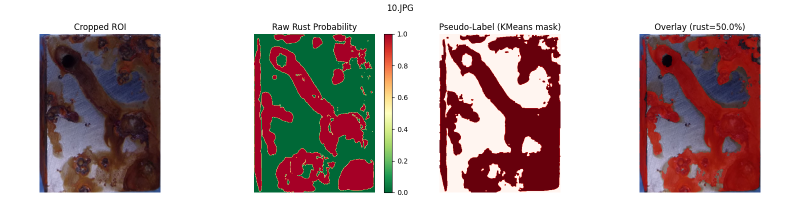
#> input picture calibration_data/10_calibration_data.png, 1600 x 400 px (shown at 1/2 size); its folder holds only this picture in this run
$ python -i segmentation_AllBatch.py   (imports and definitions only)
#> lines starting #> are read from the running program, lines starting #| are printed output that depends on the picture; after the words box and inside, x2 and y2 are one past the last pixel; in counts of white or black regions, pixels touching at a corner belong together
#> in process_image, img is the input picture: shape (400, 1600, 3); mean B, G, R 163.3, 163.7, 183.5
import cv2
import numpy as np
import os
import matplotlib.pyplot as plt
from pathlib import Path

# folder with the images to analyse
input_dir = Path(r"data/raw/Stahl - Cropped/APZ10/(2013) 5082/336 Hrs")
output_dir = Path("result")
# [1 line not run here, left out]

# HSV ranges roughly matching rust colours
low1, high1 = np.array([0, 50, 50]), np.array([20, 255, 255])
low2, high2 = np.array([10, 100, 100]), np.array([30, 255, 255])
kernel = np.ones((5, 5), np.uint8)

def rust_mask(img):
    hsv = cv2.cvtColor(img, cv2.COLOR_BGR2HSV)
#> hsv: shape (400, 1600, 3); mean H, S, V 46.2, 81.1, 192.7
    m1 = cv2.inRange(hsv, low1, high1)
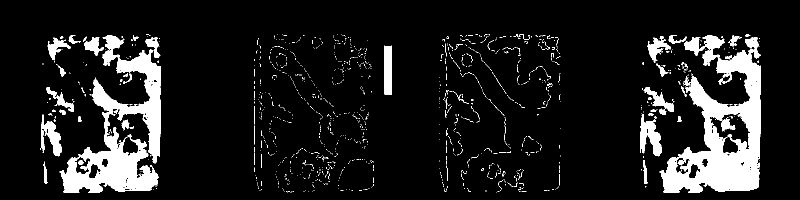
#> m1: shape (400, 1600) (shown at 1/2 size); 10.8% white; 1392 white regions (1334 under 20 px), largest, box (x1, y1, x2, y2) and area: (1319, 70, 1521, 385) 28553, (119, 70, 321, 385) 23587, (1281, 228, 1324, 313) 1917
    m2 = cv2.inRange(hsv, low2, high2)
#> m2: shape (400, 1600); 0.73% white; 582 white regions (570 under 20 px), largest, box (x1, y1, x2, y2) and area: (128, 317, 204, 385) 1739, (769, 142, 784, 205) 932, (96, 260, 122, 305) 511
    mask = cv2.bitwise_or(m1, m2)
    mask = cv2.morphologyEx(mask, cv2.MORPH_CLOSE, kernel)
#> mask: shape (400, 1600); 12.1% white; 787 white regions (691 under 20 px), largest, box (x1, y1, x2, y2) and area: (1319, 69, 1521, 385) 31387, (119, 70, 321, 385) 26198, (1281, 223, 1324, 313) 2081
    mask = cv2.morphologyEx(mask, cv2.MORPH_OPEN, kernel)
#> mask: shape (400, 1600); 10.8% white; 53 white regions, largest, box (x1, y1, x2, y2) and area: (1322, 75, 1521, 385) 28301, (122, 104, 321, 385) 23674, (1369, 71, 1449, 131) 2240
    return mask

def shrink(img, scale=0.55):
    h, w = img.shape[:2]
    return cv2.resize(img, (int(w * scale), int(h * scale)))

def caption(img, text):
    out = img.copy()
    cv2.rectangle(out, (5, 5), (260, 45), (0, 0, 0), -1)
    cv2.putText(out, text, (10, 33), cv2.FONT_HERSHEY_SIMPLEX,
                0.8, (255, 255, 255), 2, cv2.LINE_AA)
    return out

def process_image(img_path):
    name = Path(img_path).stem
    img = cv2.imread(str(img_path))
    if img is None:
        print(f"Skipping unreadable file: {img_path}")
        return

    original = img.copy()
    mask = rust_mask(img)
    corrosion = cv2.bitwise_and(img, img, mask=mask)
    highlight = original.copy()
    highlight[mask > 0] = [0, 0, 255]
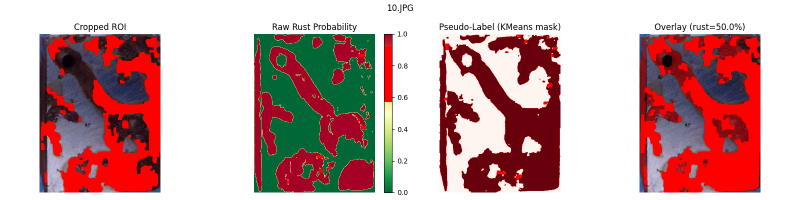
#> highlight: shape (400, 1600, 3) (shown at 1/2 size); 10.79% of pixels changed, all inside (x1, y1, x2, y2) = (82, 69, 1521, 385)

    # prepare smaller views for summary grid
    hsv_vis = cv2.cvtColor(cv2.cvtColor(img, cv2.COLOR_BGR2HSV), cv2.COLOR_HSV2BGR)
    mask_col = cv2.cvtColor(mask, cv2.COLOR_GRAY2BGR)

    img1 = caption(shrink(original), "Original")
    img2 = caption(shrink(hsv_vis), "HSV View")
    img3 = caption(shrink(mask_col), "Rust Mask")
    img4 = caption(shrink(corrosion), "Detected")
    img5 = caption(shrink(highlight), "Highlighted")
#> in caption (call 5), `cv2.putText(out, text, (10, 33), cv2.FONT_HERSHEY_SIMPLEX, 0.8, (255, ..`:
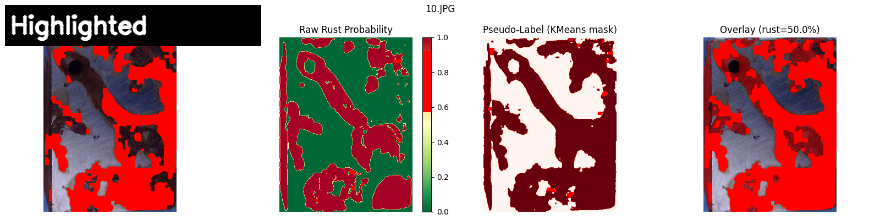
#> out: shape (220, 880, 3); mean of channels 0, 1, 2 148.9, 148.5, 187.3; drawn as B, G, R

    total = mask.size
#> total = 640000
    rust_pixels = cv2.countNonZero(mask)
#> rust_pixels = 69055
    ratio = (rust_pixels / total) * 100
#> ratio = 10.79

    blank = np.zeros_like(img1)
    lines = [
        "Corrosion Summary",
        f"Total Pixels: {total:,}",
        f"Rust Pixels: {rust_pixels:,}",
        f"Rust %: {ratio:.2f}%"
    ]
#> lines = ['Corrosion Summary', 'Total Pixels: 640,000', 'Rust Pixels: 69,055', 'Rust %: 10.79%']
    for i, line in enumerate(lines):
        y = 70 + i * 45
        color = (0, 255, 255) if i == 0 else (255, 255, 255)
        cv2.putText(blank, line, (20, y), cv2.FONT_HERSHEY_SIMPLEX,
                    0.9, color, 2, cv2.LINE_AA)
#> this loop made 4 passes
#> (line, y, color) on passes 1 to 4: ('Corrosion Summary', 70, (0, 255, 255)), ('Total Pixels: 640,000', 115, (255, 255, 255)), ('Rust Pixels: 69,055', 160, (255, 255, 255)), ('Rust %: 10.79%', 205, (255, 255, 255))
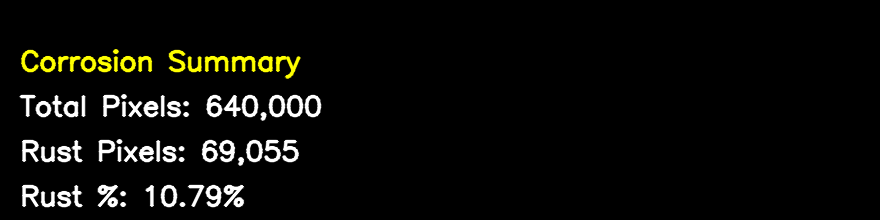
#> blank: shape (220, 880, 3); mean of channels 0, 1, 2 8.7, 11.6, 11.6; drawn as B, G, R

    # combine into grid
    row1 = cv2.hconcat([img1, img2, img3])
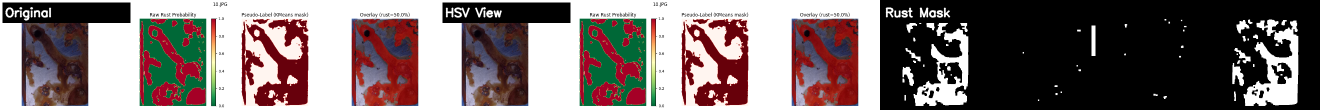
#> row1: shape (220, 2640, 3) (shown at 1/2 size); mean of channels 0, 1, 2 110.6, 111, 124.1; drawn as B, G, R
    row2 = cv2.hconcat([img4, img5, blank])
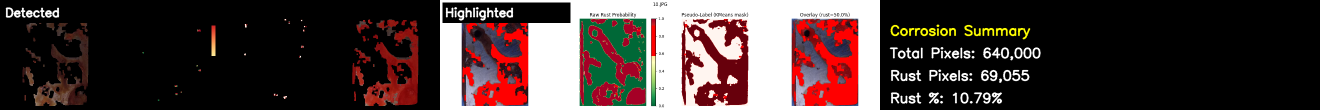
#> row2: shape (220, 2640, 3) (shown at 1/2 size); mean of channels 0, 1, 2 54.1, 55.2, 70.8; drawn as B, G, R
    combined = cv2.vconcat([row1, row2])
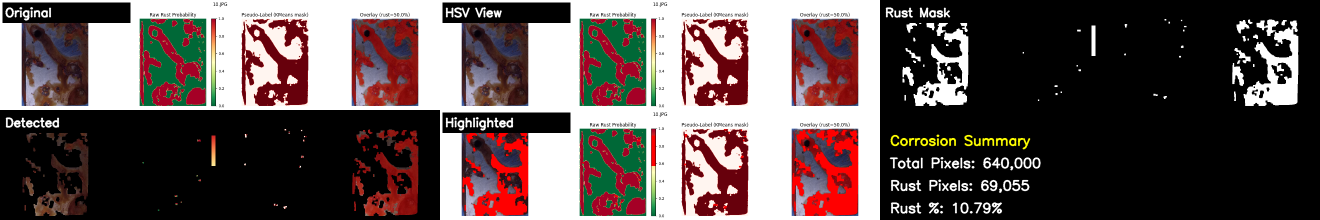
#> combined: shape (440, 2640, 3) (shown at 1/2 size); mean of channels 0, 1, 2 82.4, 83.1, 97.4; drawn as B, G, R

    # save results for this image
    cv2.imwrite(str(output_dir / f"{name}_mask.jpg"), mask)
    cv2.imwrite(str(output_dir / f"{name}_highlighted.jpg"), highlight)
    cv2.imwrite(str(output_dir / f"{name}_summary.jpg"), combined)
    print(f"{name}: {ratio:.2f}% rust area")
#| 10_calibration_data: 10.79% rust area

# run on all image files in the folder
# [4 lines not run here, left out]

>>> result = process_image('../calibration_data/10_calibration_data.png')

$ run again, on calibration_data/13_calibration_data.png
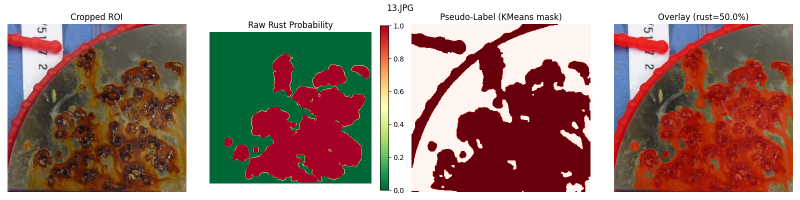
#> input picture calibration_data/13_calibration_data.png, 1600 x 400 px (shown at 1/2 size)
#> in process_image, img is the input picture: shape (400, 1600, 3); mean B, G, R 120.4, 128.2, 159.6
#> hsv: shape (400, 1600, 3); mean H, S, V 49.3, 123.5, 172.1
#> in rust_mask, `m1 = cv2.inRange(hsv, low1, high1)`:
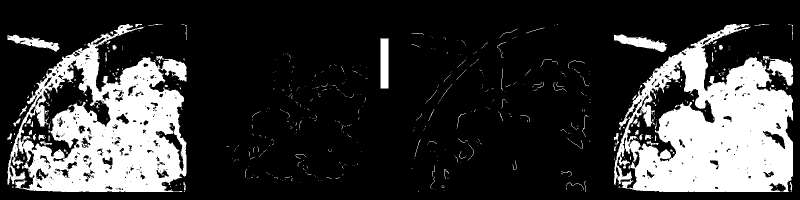
#> m1: shape (400, 1600) (shown at 1/2 size); 21.8% white; 698 white regions (617 under 20 px), largest, box (x1, y1, x2, y2) and area: (1228, 48, 1586, 384) 67728, (15, 48, 373, 384) 59583, (1228, 69, 1334, 104) 1673
#> m2: shape (400, 1600); 6.2% white; 485 white regions (418 under 20 px), largest, box (x1, y1, x2, y2) and area: (141, 94, 373, 384) 23871, (47, 224, 155, 379) 3083, (173, 310, 248, 380) 2382
#> mask_col: shape (400, 1600, 3); 24.6% white; 22 white regions, largest, box (x1, y1, x2, y2) and area: (1228, 48, 1586, 384) 76912, (15, 48, 373, 384) 74755, (761, 77, 777, 193) 1856
#> rust_pixels = 157700
#> ratio = 24.64
#> lines = ['Corrosion Summary', 'Total Pixels: 640,000', 'Rust Pixels: 157,700', 'Rust %: 24.64%']
#> the loop in process_image, `for i, line in enumerate(lines):` made 4 passes
#> (line, y, color) on passes 1 to 4: ('Corrosion Summary', 70, (0, 255, 255)), ('Total Pixels: 640,000', 115, (255, 255, 255)), ('Rust Pixels: 157,700', 160, (255, 255, 255)), ('Rust %: 24.64%', 205, (255, 255, 255))
#> in process_image, `combined = cv2.vconcat([row1, row2])`:
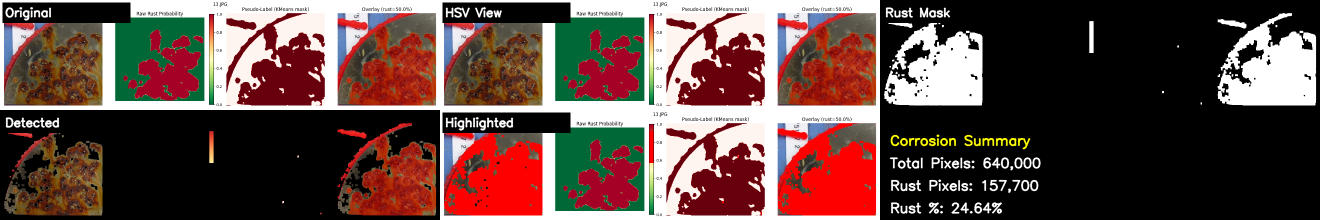
#> combined: shape (440, 2640, 3) (shown at 1/2 size); mean of channels 0, 1, 2 67.6, 72.1, 98; drawn as B, G, R
#| 13_calibration_data: 24.64% rust area
